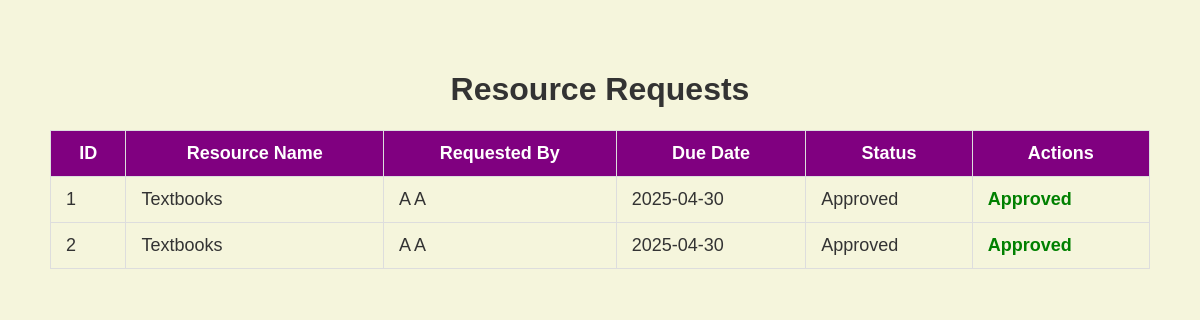
Page /resource_requests on the committed database.
### app.py (models this page shows)
class ResourceRequest(db.Model):
    id = db.Column(db.Integer, primary_key=True)
    resource_id = db.Column(db.Integer, db.ForeignKey('resource.id'))
    student_id = db.Column(db.Integer, db.ForeignKey('user.id'))
    due_date = db.Column(db.Date, nullable=False)
    approved = db.Column(db.Boolean, default=False)
    resource = db.relationship('Resource', backref='requests')
    student = db.relationship('User', backref='resource_requests')

class Resource(db.Model):
    id = db.Column(db.Integer, primary_key=True)
    resource_name = db.Column(db.String(100), nullable=False)
    lent_out_to = db.Column(db.Integer, db.ForeignKey('user.id'), nullable=True)  # Foreign key to User table
    value = db.Column(db.Integer, nullable=False)
    user = db.relationship('User', backref='lent_resources')  # Relationship to User model

class User(db.Model):
    id = db.Column(db.Integer, primary_key=True)
    user_id = db.Column(db.String(80), unique=True, nullable=False)
    first_name = db.Column(db.String(80), nullable=False)
    last_name = db.Column(db.String(80), nullable=False)
    password = db.Column(db.String(200), nullable=False)
    role = db.Column(db.String(20), nullable=False)  # 'student', 'ta', 'ra', 'instructor'
    major = db.Column(db.String(80), nullable=False)

### app.py (the view)
@app.route('/resource_requests')
def resource_requests():
    requests = ResourceRequest.query.all()
    return render_template('resource_requests.html', requests=requests)

### templates/resource_requests.html (shortened to what this page needs)
<!DOCTYPE html>
<html lang="en">
<head>
    <link rel="stylesheet" href="{{ url_for('static', filename='style.css') }}">
</head>
<body>
    <div class="container mt-5">
        <h1>Resource Requests</h1>
        <table class="styled-table">
            <thead>
                <tr>
                    <th>ID</th>
                    <th>Resource Name</th>
                    <th>Requested By</th>
                    <th>Due Date</th>
                    <th>Status</th>
                    <th>Actions</th>
                </tr>
            </thead>
            <tbody>
                {% for req in requests %}
                <tr>
                    <td>{{ req.id }}</td>
                    <td>{{ req.resource.resource_name }}</td>
                    <td>{{ req.student.first_name }} {{ req.student.last_name }}</td>
                    <td>{{ req.due_date }}</td>
                    <td>{{ 'Approved' if req.approved else 'Pending' }}</td>
                    <td>
                        {% if not req.approved %}
                            <form method="POST" action="{{ url_for('approve_resource_request', request_id=req.id) }}" class="d-inline">
                                <button type="submit" class="btn btn-success btn-sm">Approve</button>
                            </form>
                            <form method="POST" action="{{ url_for('reject_resource_request', request_id=req.id) }}" class="d-inline">
                                <button type="submit" class="btn btn-danger btn-sm">Reject</button>
                            </form>
                        {% else %}
                            <span class="text-success">Approved</span>
                        {% endif %}
                    </td>
                </tr>
                {% endfor %}
            </tbody>
        </table>
    </div>
</body>
</html>

### static/style.css (style rules this page uses)
body { font-family: "Trebuchet MS", sans-serif; background-color: #f5f5dc; color: #333; margin: 0; padding: 0; text-align: center; }
.container { max-width: 1200px; margin: 0 auto; padding: 50px; }
.text-success { color: green; font-weight: bold; }
.styled-table { width: 100%; border-collapse: collapse; margin: 20px 0; font-size: 18px; text-align: left; border: 1px solid #ddd; }
.styled-table th, .styled-table td { padding: 12px 15px; border: 1px solid #ddd; }
.styled-table th { background-color: #800080; color: #fff; text-align: center; }
.styled-table tr:nth-child(even) { background-color: #f5f5dc; }

### rows in the picture
ResourceRequest: id "1", resource.resource_name "Textbooks", student.first_name "A", student.last_name "A", due_date "2025-04-30", approved "Approved"
ResourceRequest: id "2", resource.resource_name "Textbooks", student.first_name "A", student.last_name "A", due_date "2025-04-30", approved "Approved"
